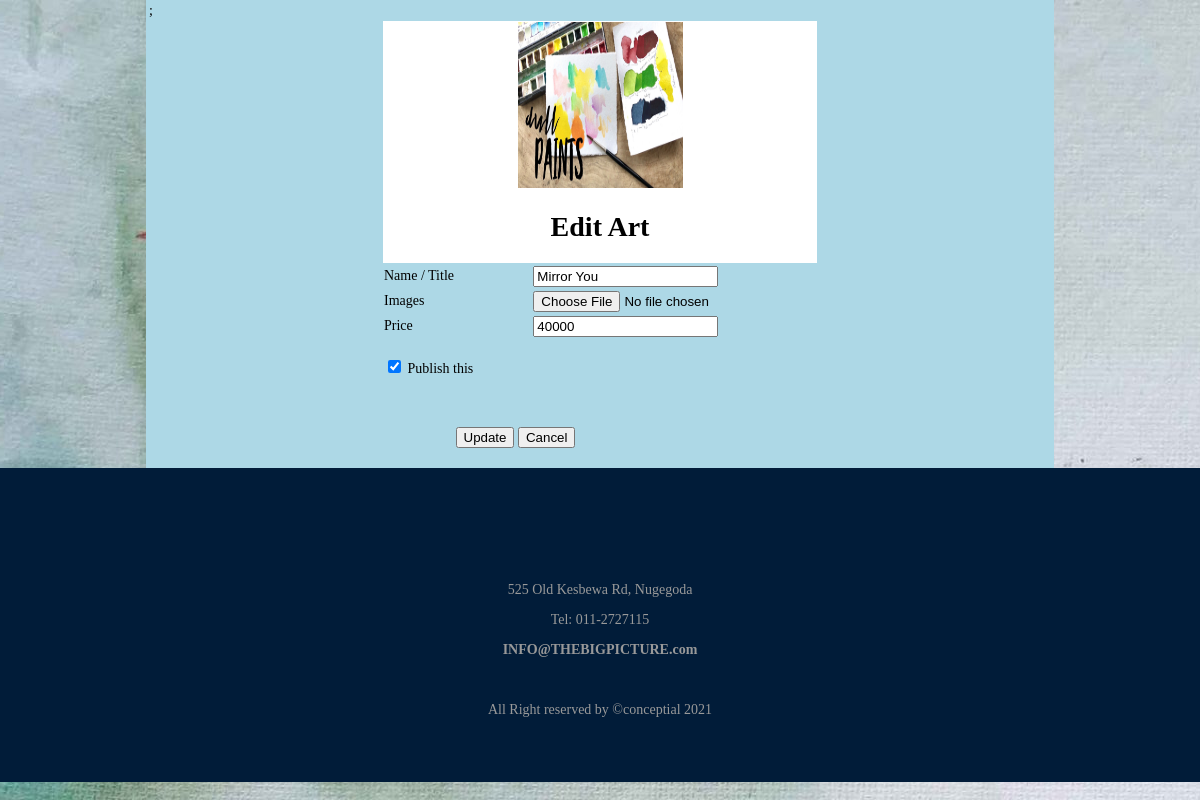
The page /pages/editArt.php?id=4 (signed in) on the database its author committed.
### tables this page shows
CREATE TABLE `art` (
  `id` int(11) NOT NULL,
  `title` varchar(45) NOT NULL,
  `price` float NOT NULL,
  `imagePath` varchar(200) NOT NULL,
  `status` int(11) NOT NULL
);

### pages/editArt.php (the view, shortened to what this page needs)
<!doctype html>
<html>
<head>
<link rel="stylesheet" type="text/css" href="../css/style.css">
</head>
<body>
	<table width="908" height="225" align="center">
  <tbody>
    <tr>
		<?php
		$con = mysqli_connect("localhost:3306","root","","artdb");
		$sql = "SELECT * FROM `art` WHERE `id`='".$_GET['id']."'";
		$result = mysqli_query($con,$sql);
		if(mysqli_num_rows($result)> 0)
		{
			$row = mysqli_fetch_assoc($result);
		?>
      <td colspan="2"><form action="editArt.php?id=<?php echo $_GET['id'];?>"  method="post" enctype="multipart/form-data">
        ;
        <table width="438" border="0" align="center">
          <tr>
            <td colspan="2" bgcolor="#FFFFFF"><div align="center"><img src="../images/maxresdefault.jpg" width="165" height="166" /></div>
              <h1><center>Edit Art</center></h1></td>
          </tr>
          <tr>
            <td width="146">Name / Title</td>
            <td width="282"><input type="text" name="txtTitle" id="txtTitle" value= "<?php echo $row['title'];?>"/></td>
          </tr>
          <tr>
            <td>Images</td>
            <td><input type="file" name="fileImage" id="fileImage" /></td>
          </tr>
          <tr>
            <td>Price</td>
            <td><input type="text" name="txtPrice" id="txtPrice" value="<?php echo $row['price'];?>"/></td>
          </tr>
          <tr>
            <td colspan="2"><br />
              <label for="chkBooks">
                <input type="checkbox" name="chkPublish" id="chkPublish" <?php if($row['status']== 1){
				echo "checked";
			}
			?>/>
                Publish this<br />
                <br>
                <br />
              </label></td>
          </tr>
          <tr>
            <td colspan="2"><blockquote> &nbsp;&nbsp;&nbsp;&nbsp;&nbsp;&nbsp;&nbsp;&nbsp;
              <input name="btnSubmit" type="submit" class="button" id="btnSubmit" value="Update"   />
              <input name="btnReset" type="reset" class="button" id="btnReset" value="Cancel"   />
            </blockquote></td>
			  <?php }
		?>
          </tr>
        </table>
      </form></td>
    </tr>
  </tbody>
</table>
<footer class="footer">
	<div class="footer-bottom">
	    <p>525 Old Kesbewa Rd, Nugegoda</p>
        <p>Tel: 011-2727115</p>
        <p><b>INFO@THEBIGPICTURE.com</b></p><br>
		<p>All Right reserved by &copy;conceptial 2021</p>
	</div>
</footer>
</body>
</html>

### css/style.css (style rules this page uses)
*,*:before,*:after { box-sizing: border-box; }
body { font-family: poppins; margin:0; display:grid; font-size: 14px; }
footer { display: -webkit-flex; display: -mos-flex; display: -ms-flex; display: -o-flex; display: flex; flex-flow: row wrap; padding: 50px; color: #fff; background-color: #011c39; }
.footer > * { flex: 1 100%; }
.footer-bottom { text-align: center; color: #999; padding-top: 50px; }

### pages/editArt.php (style rules this page uses)
body { background-image: url("../images/Bg_pic2.jpg"); }
table { background-color: lightblue; }

### rows shown on the page
art: txtTitle "Mirror You", txtPrice "40000", status "☑"
